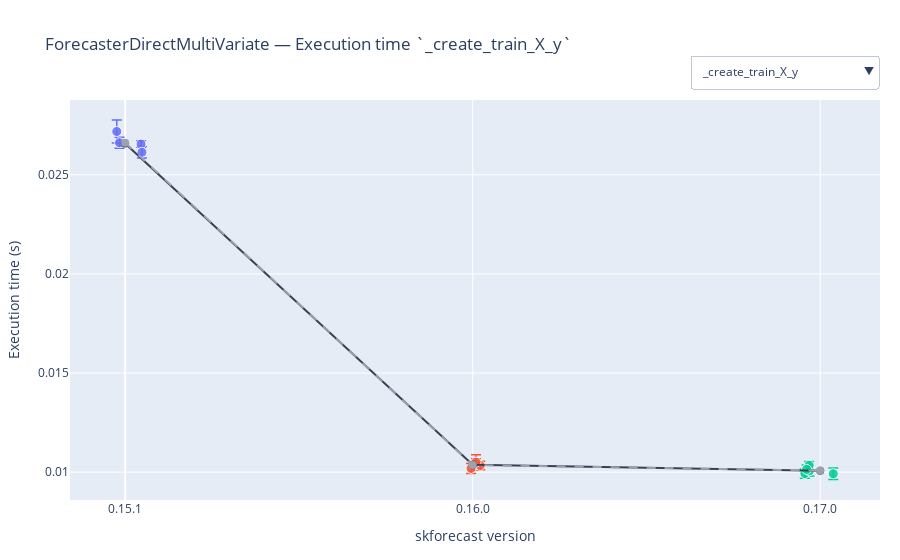

The notebook cell this image was saved under:
### Markdown cell above
## ForecasterDirectMultiVariate

The [`ForecasterDirectMultiVariate` class](https://skforecast.org/latest/user_guides/dependent-multi-series-multivariate-forecasting.html) is benchmarked under a fixed experimental setup to ensure fair comparison across library versions. Key conditions are:

| Condition           | Value                                                                                          |
|:--------------------|:-----------------------------------------------------------------------------------------------|
| Regressor           | `sklearn.dummy.DummyRegressor` (to isolate forecaster overhead)                                |
| Number of series    | 13 time series                                                                                 |
| Dataset length      | 1000 synthetic observations (generated with `bench_forecaster_direct_multivariate._make_data`) |
| Lags as predictors  | 20                                                                                             |
| Exogenous features  | 3                                                                                              |
| Data transformation | `StandardScaler()` for time series features and exogenous variables                            |
| Prediction horizon  | 10 steps ahead (10 regressors)                                                                 |
| Backtesting split   | 900 training, remaining for testing, step size = 10, no re-fitting (see [guide](https://skforecast.org/latest/user_guides/backtesting.html)) |

**Note:** In versions `< 0.14.0`, `ForecasterDirectMultiVariate` was named `ForecasterAutoregMultiVariate`.

### Code cell
# Plot benchmark results
# ==============================================================================
plot_benchmark_results(
    results_benchmark_all,
    forecaster_names = ['ForecasterDirectMultiVariate', 'ForecasterAutoregMultiVariate'],
    regressors       = ['DummyRegressor'],
    add_mean         = True,
    add_median       = True
)
